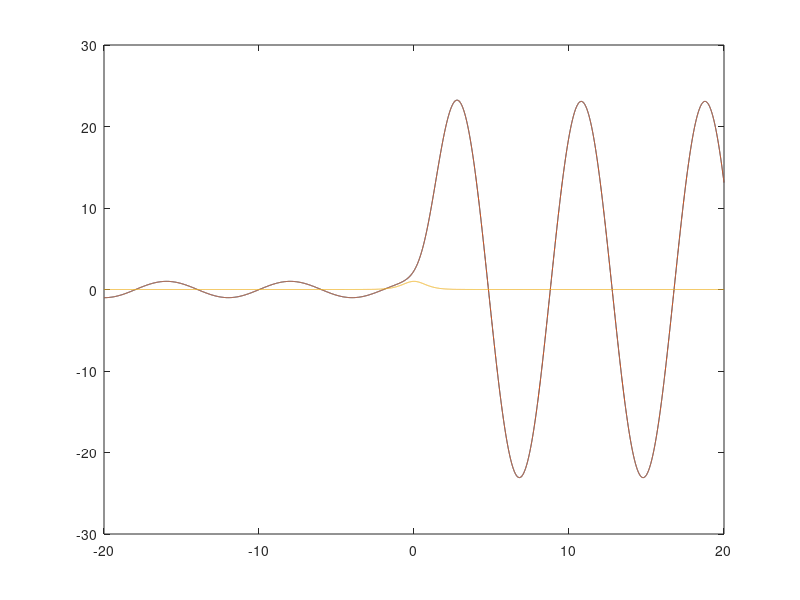
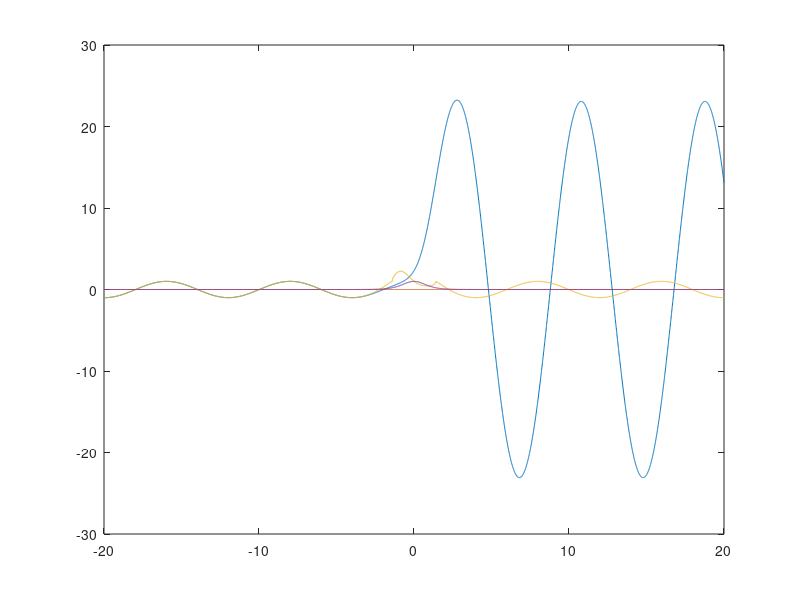

MATLAB code to generate these figures, in order:
function prob1
% Problem specifics
m = 1822;
E = 1.7e-4;

V0 = 8e-4;
a  = 1;

x = linspace(-20, 20, 5e3)';
d = mean(diff(x));

% Functions which influence propagation
V   = @(x) V0*sech(a*x).^2;
k   = @(x) sqrt(2*m*(E - V(x)));

% Define incoming and outgoing asymptotic solutions
incPlane = @(A, x) A*exp(1i*k(x).*x);
outPlane = @(B, x) B*exp(-1i*k(x).*x);

% Find coefficeints
C = [incPlane(1, x([end-1 end])) outPlane(1, x([end-1 end]))] \ incPlane(1, x([end-1 end]));

% Define asympttoic solution
psi = @(x) incPlane(C(1), x) + outPlane(C(2), x);


R = nan(length(x),2);
R([1 2],:) = [ incPlane(1, x(1:2)) outPlane(1, x(1:2)) ];

for i = 3:length(x)
    kStep = k(x([i-2 i-1 i])).^2;
    rStep = R([i-2 i-1], :);
    R(i, :) = [ numerov(d, kStep, rStep(:,1)) numerov(d, kStep, rStep(:,2)) ];
end

figure;
plot(x, R, x, V(x)./max(V(x)))

figure;
plot(x, R(:,1)*C(1), x, R(:,2)*C(2), x, psi(x), x, V(x)./max(V(x)))

end

function out = numerov(d, k, R)
% General Numerov propagator (used for linear second order differential equations)
% INPUTS
%   d: grid spacing (grid must be equidistanct)
%   k: 3 element squared wavevector, [k_n-2, k_n-1, k_n] where k_i is the position at a specified index i, and i = n is the current index
%   R: 2 element value vector, [R_n-2, R_n-1] where R(z) is the scaled radial wavefunction being solved for

out = ((2 - (10*d^2/12)*k(2))*R(2) - (1 + (d^2/12)*k(1))*R(1))/(1 + (d^2/12)*k(3));
end